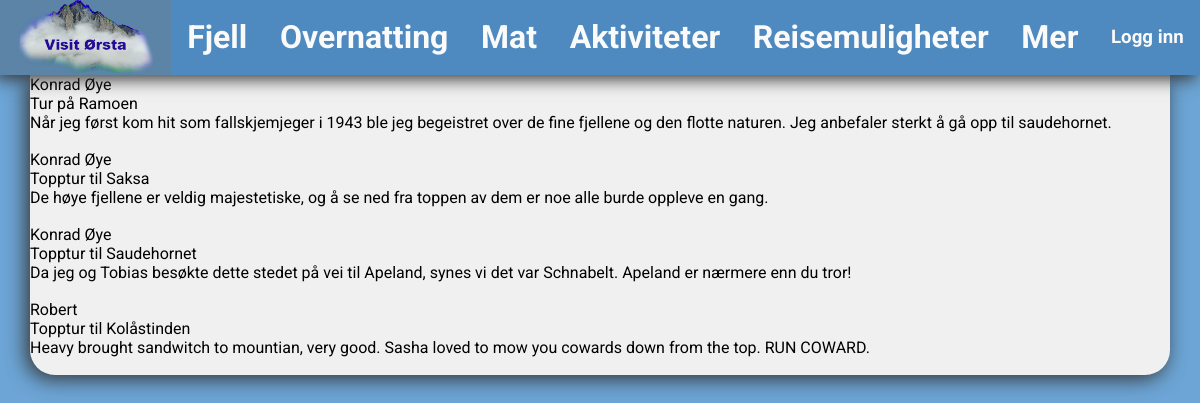
Page /test.php on the committed database.
### tables this page shows
CREATE TABLE IF NOT EXISTS `person` (
  `fornavn` varchar(45) NOT NULL,
  `etternavn` varchar(45) NOT NULL,
  `passord` varchar(45) NOT NULL,
  `telefonnummer` int(8) NOT NULL,
  `bosted` varchar(48) NOT NULL,
  PRIMARY KEY (`telefonnummer`)
);

CREATE TABLE IF NOT EXISTS `attraksjon` (
  `id` int(11) NOT NULL AUTO_INCREMENT,
  `bilde` varchar(255) NOT NULL,
  `tittel` varchar(45) NOT NULL,
  `info` text NOT NULL,
  `telefonnummer` int(8) NOT NULL,
  PRIMARY KEY (`id`),
  KEY `telefonnummer` (`telefonnummer`)
);

CREATE TABLE IF NOT EXISTS `reisetips` (
  `id` int(11) NOT NULL AUTO_INCREMENT,
  `tittel` varchar(45) NOT NULL,
  `tekst` text NOT NULL,
  `telefonnummer` int(8) NOT NULL,
  `dato` date NOT NULL,
  PRIMARY KEY (`id`),
  KEY `telefonnummer` (`telefonnummer`)
);

### test.php (the view, shortened to what this page needs)
<?php
    require_once('tilkobling.php');
    $sql = "SELECT * FROM person, reisetips, attraksjon WHERE (attraksjon.telefonnummer = person.telefonnummer) AND (reisetips.id = attraksjon.id)";
    $datasett = $tilkobling->query($sql);
?>
<!DOCTYPE html>
<html lang="en">
    <head>
    </head>
    <body>
        <div id=banner>
            <div class="toppboks" id="logoboks" ><a href="index.php"><img src="bilder/logo.png" id="logo" /></a></div>
            <a href="fjell.php"><div class="toppboks"><h1>Fjell</h1></div></a>
            <a href="overnatting.php"><div class="toppboks"><h1>Overnatting</h1></div></a>
            <a href="mat.php"><div class="toppboks"><h1>Mat</h1></div></a>
            <a href="aktiviteter.php"><div class="toppboks"><h1>Aktiviteter</h1></div></a>
            <a href="reisemuligheter.php"><div class="toppboks"><h1>Reisemuligheter</h1></div></a>
            <a href="mer.php"><div class="toppboks"><h1>Mer</h1></div></a>
            <?php if($_SESSION['loggetinn'] == true) { ?>
                <form method="post" id="logout">
                    <a href="?loggut=true"><div class="toppboks"><h3>Logg ut</h3></div></a>
                </form>
            <?php }else{ ?>
                <a href="inlogging.php"><div class="toppboks"><h3>Logg inn</h3></div></a>
                <?php } ?>
        </div>
        <div id="innholdsboks">
                <?php  while($rad = mysqli_fetch_array($datasett) ) { ?>
                    <p><?php echo $rad['fornavn']; ?></p>
                    <p><?php echo $rad['tittel']; ?></p>
                    <p><?php echo $rad['tekst']; ?></p>
                    <br>
                    <?php } ?>
        </div>
    </body>
</html>

### rows in the picture
person: fornavn "Konrad Øye", attraksjon.tittel "Tur på Ramoen", reisetips.tekst "Når jeg først kom hit som fallskjemjeger i 1943 ble jeg begeistret over de fine fjellene og den flotte naturen. Jeg anbefaler sterkt å gå opp til saudehornet.", attraksjon.tittel "Topptur til Saksa", reisetips.tekst "De høye fjellene er veldig majestetiske, og å se ned fra toppen av dem er noe alle burde oppleve en gang.", attraksjon.tittel "Topptur til Saudehornet", reisetips.tekst "Da jeg og Tobias besøkte dette stedet på vei til Apeland, synes vi det var Schnabelt. Apeland er nærmere enn du tror!"
person: fornavn "Robert", attraksjon.tittel "Topptur til Kolåstinden", reisetips.tekst "Heavy brought sandwitch to mountian, very good. Sasha loved to mow you cowards down from the top. RUN COWARD."
